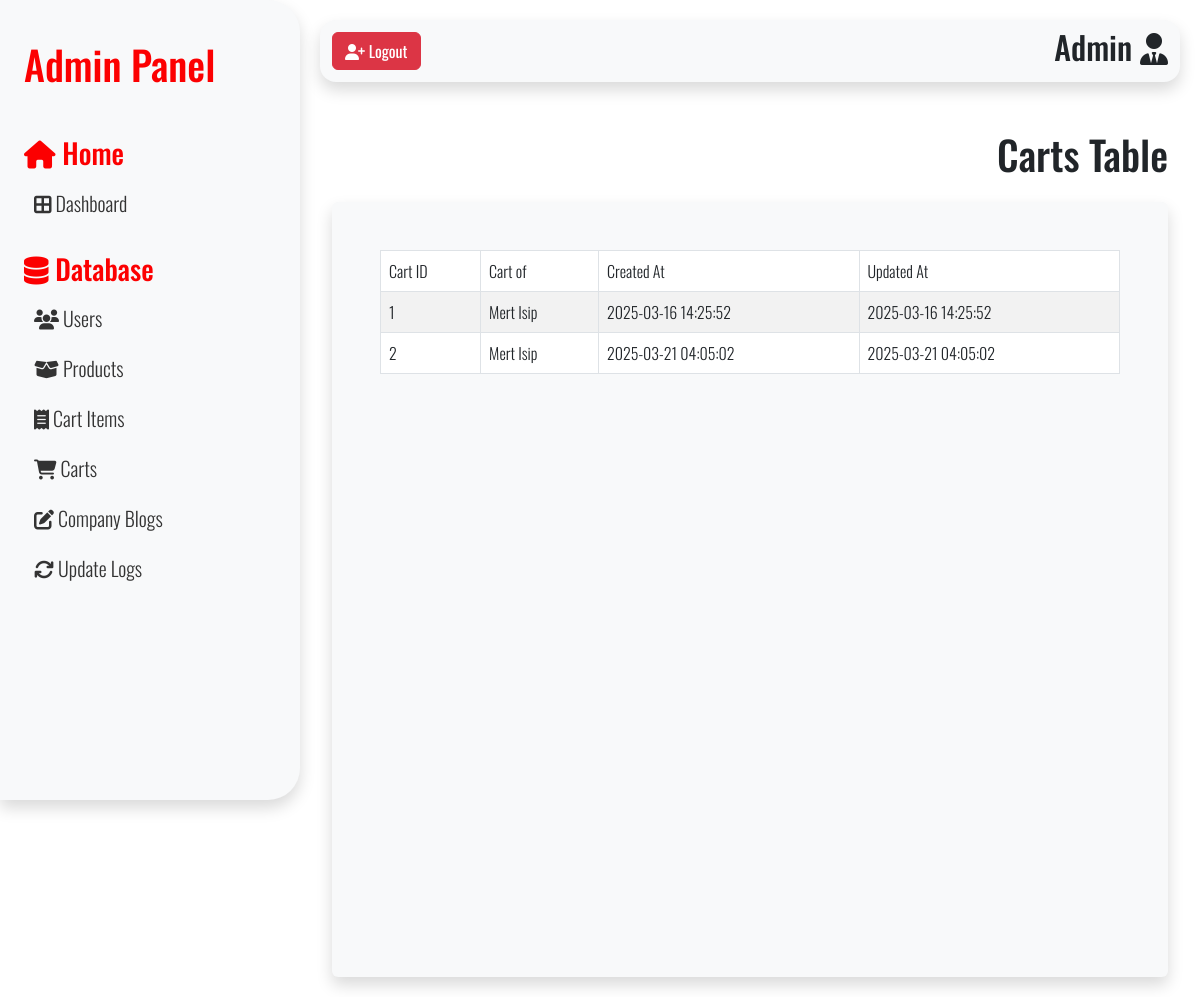
The app's page /src/adminIndex.php?page=carts (signed in), older data.
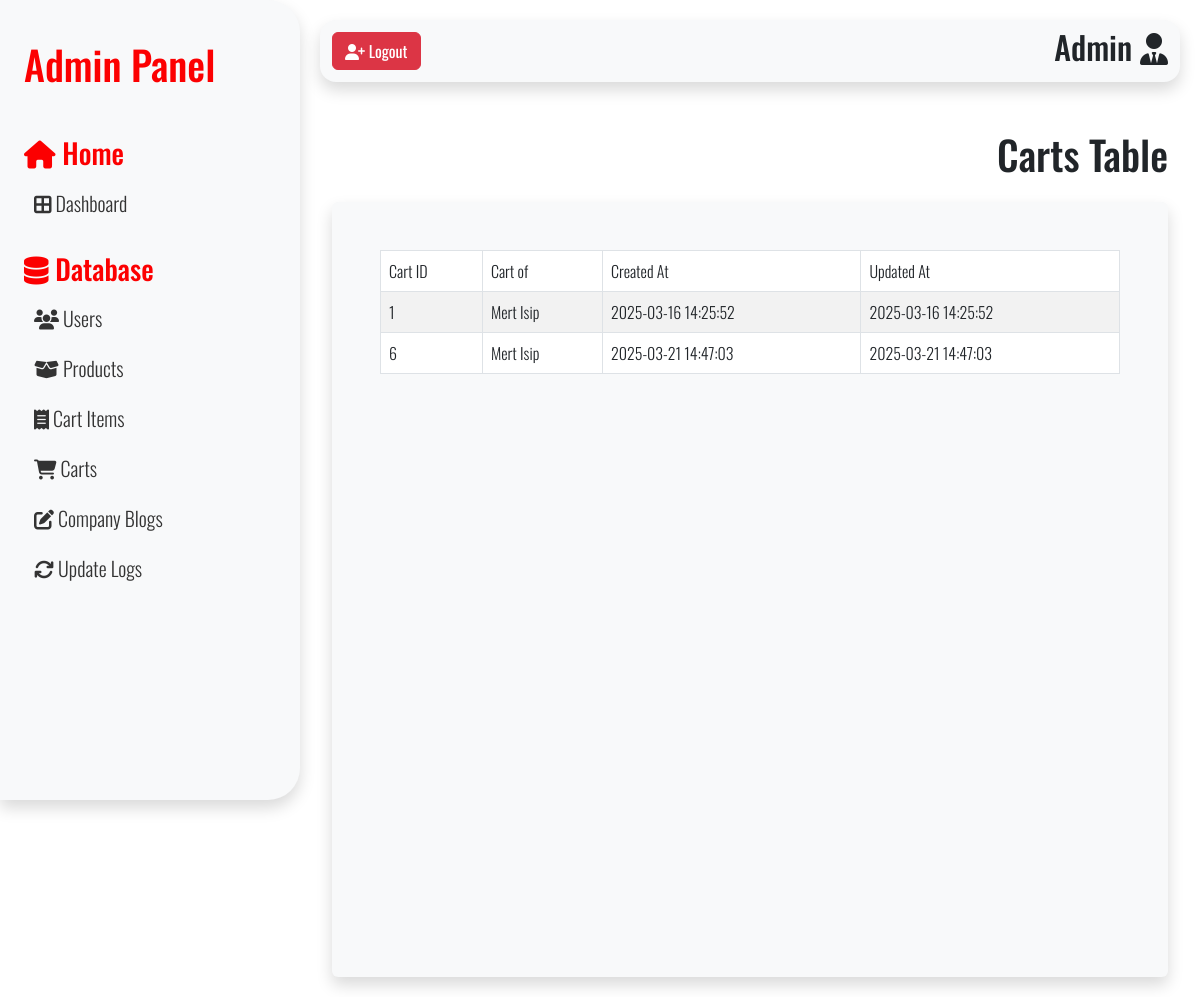
The same page, newer data.
### tables this page shows
CREATE TABLE `carts_tbl` (
  `cartID` int(11) NOT NULL AUTO_INCREMENT,
  `userID` int(11) DEFAULT NULL,
  `createdAt` datetime NOT NULL DEFAULT current_timestamp(),
  `updatedAt` datetime NOT NULL DEFAULT current_timestamp(),
  PRIMARY KEY (`cartID`),
  KEY `cartUserFK` (`userID`),
  CONSTRAINT `cartUserFK` FOREIGN KEY (`userID`) REFERENCES `users_tbl` (`userID`) ON DELETE SET NULL ON UPDATE NO ACTION
);

### src/adminPages/cartsTable.php (the view, shortened to what this page needs)
<?php
require_once 'weltz_dbconnect.php';
$cartsSQL =
    "SELECT
        c.cartID,
        CONCAT(u.userFname, ' ', u.userLname) AS userFullName,
        c.createdAt,
        c.updatedAt
    FROM
        carts_tbl c
    JOIN
        users_tbl u ON c.userID = u.userID
    ";
$cartsSQLResult = $conn->query($cartsSQL);
?>
<div class="userTableHeader mb-3 d-flex justify-content-end align-items-center gap-3">
    <h1>Carts Table</h1>
</div>
<div class="table-container container-fluid bg-light p-5 rounded shadow">
    <table id="myTable" class="table table-bordered table-striped">
        <thead>
            <tr>
                <th>Cart ID</th>
                <th>Cart of</th>
                <th>Created At</th>
                <th>Updated At</th>
            </tr>
        </thead>
        <tbody>
            <?php
            if ($cartsSQLResult->num_rows > 0) {
                while ($row = $cartsSQLResult->fetch_assoc()) {
            ?>
                    <tr>
                        <td><?php echo $row['cartID'] ?></td>
                        <td><?php echo $row['userFullName'] ?></td>
                        <td><?php echo  $row['createdAt'] ?></td>
                        <td><?php echo  $row['updatedAt'] ?></td>
                    </tr>
                <?php
                }
            } else {
                ?>
                <h1 class="text-center">No carts found</h1>
            <?php
            }
            ?>
        </tbody>
    </table>
</div>

Row changes from the older to the newer data that the page shows:
no longer on this page (row edited): carts_tbl: cartID "2", userFullName "Mert Isip", createdAt "2025-03-21 04:05:02", updatedAt "2025-03-21 04:05:02"
added carts_tbl: cartID "6", userFullName "Mert Isip", createdAt "2025-03-21 14:47:03", updatedAt "2025-03-21 14:47:03"
